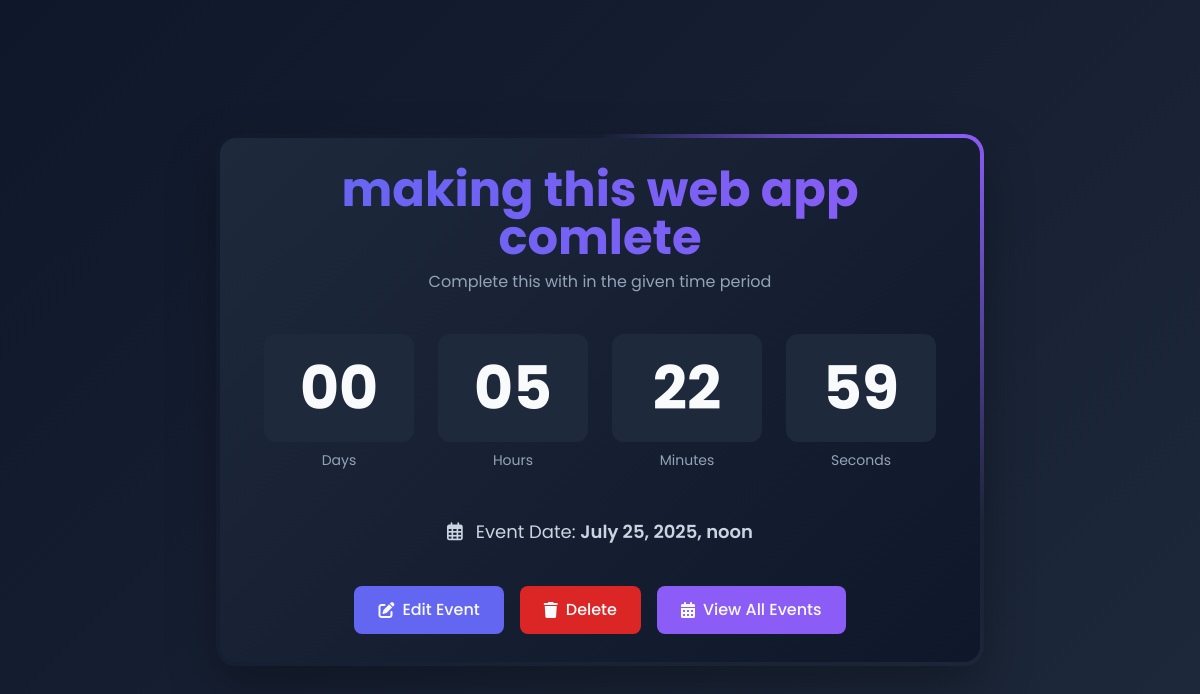
Screenshot of /countdown/10/ with the database file from the repository.
### app_countdown/models.py (models this page shows, shortened)
class Event(models.Model):
    name = models.CharField(max_length=200)
    event_date = models.DateTimeField()
    description = models.TextField(blank=True)

### app_countdown/views.py (the view)
# urls.py: path('countdown/<int:event_id>/', views.countdown_view, name='event_countdown'),
def countdown_view(request, event_id):
    event = get_object_or_404(Event, id=event_id)
    context = {
        'event': event,
        'event_date_iso': event.event_date.isoformat(),
    }
    return render(request, 'countdown.html', context)

### templates/countdown.html (shortened to what this page needs)
{% extends 'base.html' %}
{% block content %}
<body class="text-light flex items-center justify-center min-h-screen p-4">
    <div class="countdown-box w-full max-w-3xl">
        <div class="countdown-content p-8">
            <div class="text-center mb-10">
                <h1 class="text-4xl md:text-5xl font-bold mb-2 bg-gradient-to-r from-primary to-secondary bg-clip-text text-transparent">
                </h1>
                {% if event.description %}
                <p class="text-slate-400">{{ event.description }}</p>
                {% else %}
                <p class="text-slate-400">Get ready for something amazing!</p>
                {% endif %}
            </div>
            <div class="flex justify-center mb-12">
                <div class="grid grid-cols-4 gap-4 md:gap-6 w-full max-w-2xl">
                    <div class="flex flex-col items-center">
                        <div class="countdown-digit bg-slate-800 rounded-xl w-full py-6 flex items-center justify-center">
                            <span class="text-4xl md:text-6xl font-bold" id="days">00</span>
                        </div>
                        <span class="text-slate-400 mt-2 text-sm">Days</span>
                    </div>
                    <div class="flex flex-col items-center">
                        <div class="countdown-digit bg-slate-800 rounded-xl w-full py-6 flex items-center justify-center">
                            <span class="text-4xl md:text-6xl font-bold" id="hours">00</span>
                        </div>
                        <span class="text-slate-400 mt-2 text-sm">Hours</span>
                    </div>
                    <div class="flex flex-col items-center">
                        <div class="countdown-digit bg-slate-800 rounded-xl w-full py-6 flex items-center justify-center">
                            <span class="text-4xl md:text-6xl font-bold" id="minutes">00</span>
                        </div>
                        <span class="text-slate-400 mt-2 text-sm">Minutes</span>
                    </div>
                    <div class="flex flex-col items-center">
                        <div class="countdown-digit bg-slate-800 rounded-xl w-full py-6 flex items-center justify-center">
                            <span class="text-4xl md:text-6xl font-bold" id="seconds">00</span>
                        </div>
                        <span class="text-slate-400 mt-2 text-sm">Seconds</span>
                    </div>
                </div>
            </div>
            <div class="text-center mb-10">
                <p class="text-lg text-slate-300">
                    <i class="far fa-calendar-alt mr-2"></i>
                    Event Date:
                    <span class="font-semibold" id="event-date">{{ event.event_date}}</span>
                </p>
            </div>
            <div class="flex flex-wrap justify-center gap-4 mt-10">
                <a href="{% url 'update_event' event.id %}" class="px-6 py-3 bg-primary hover:bg-blue-500 rounded-lg font-medium transition flex items-center">
                    <i class="fas fa-edit mr-2"></i> Edit Event
                </a>
                <a href="{% url 'delete_event' event.id %}" class="px-6 py-3 bg-red-600 hover:bg-red-700 rounded-lg font-medium transition flex items-center">
                    <i class="fas fa-trash mr-2"></i> Delete
                </a>
                <a href="{% url 'event_list' %}" class="px-6 py-3 bg-secondary hover:bg-violet-700 rounded-lg font-medium transition flex items-center">
                    <i class="fas fa-calendar-alt mr-2"></i> View All Events
                </a>
            </div>
        </div>
    </div>
</body>
{% endblock %}

### templates/base.html (style rules this page uses)
body { font-family: 'Poppins', sans-serif; background: linear-gradient(135deg, #0f172a, #1e293b); min-height: 100vh; color: #f1f5f9; }
.countdown-box { animation: fadeIn 0.8s ease-out; box-shadow: 0 20px 50px rgba(0, 0, 0, 0.3); border-radius: 20px; overflow: hidden; position: relative; }
.countdown-box::before { content: ''; position: absolute; top: -50%; left: -50%; width: 200%; height: 200%; background: conic-gradient(transparent, #8b5cf6, transparent 30%); animation: rotate 6s linear infinite; z-index: 0; }
.countdown-box::after { content: ''; position: absolute; inset: 4px; background: linear-gradient(135deg, #1e293b, #0f172a); border-radius: 16px; z-index: 1; }
.countdown-content { position: relative; z-index: 2; }
.countdown-digit { transition: all 0.3s ease; }

### rows the page displays
Event: description "Complete this with in the given time period", event_date "July 25, 2025, noon"
